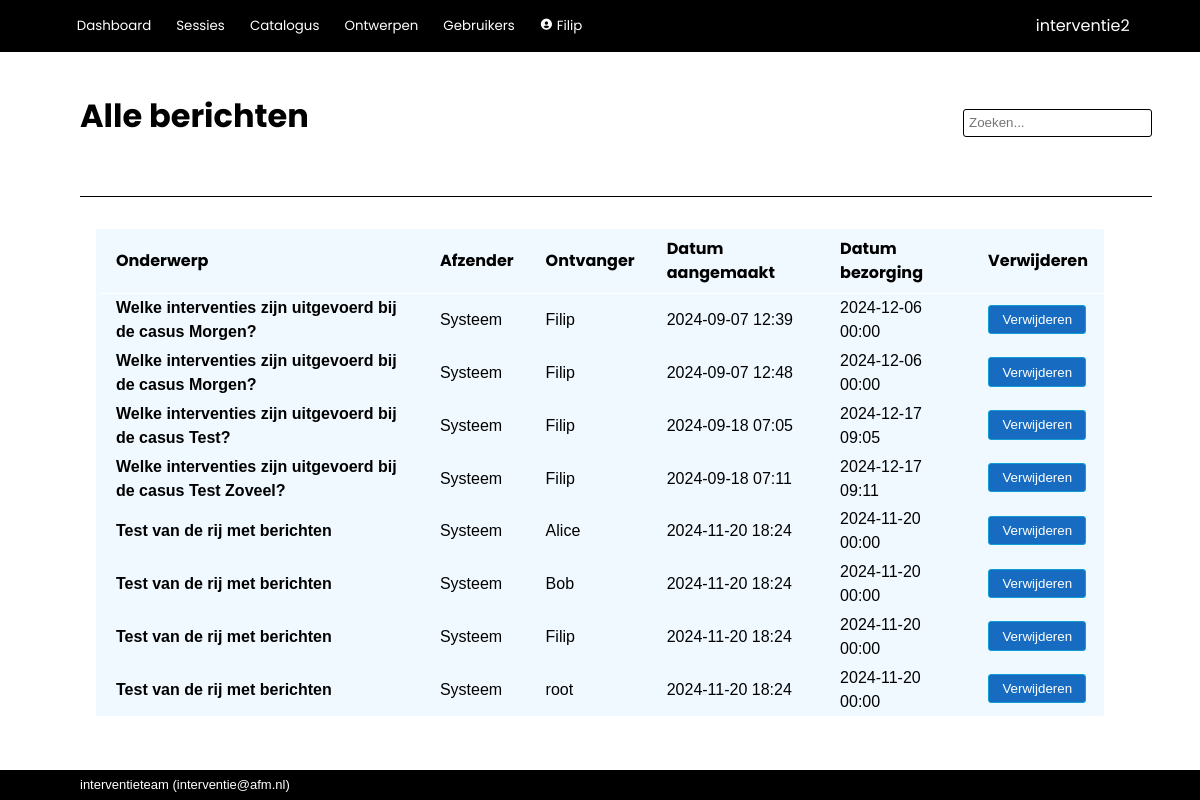
/admin/messages (signed in), run on an earlier commit of the app's database.
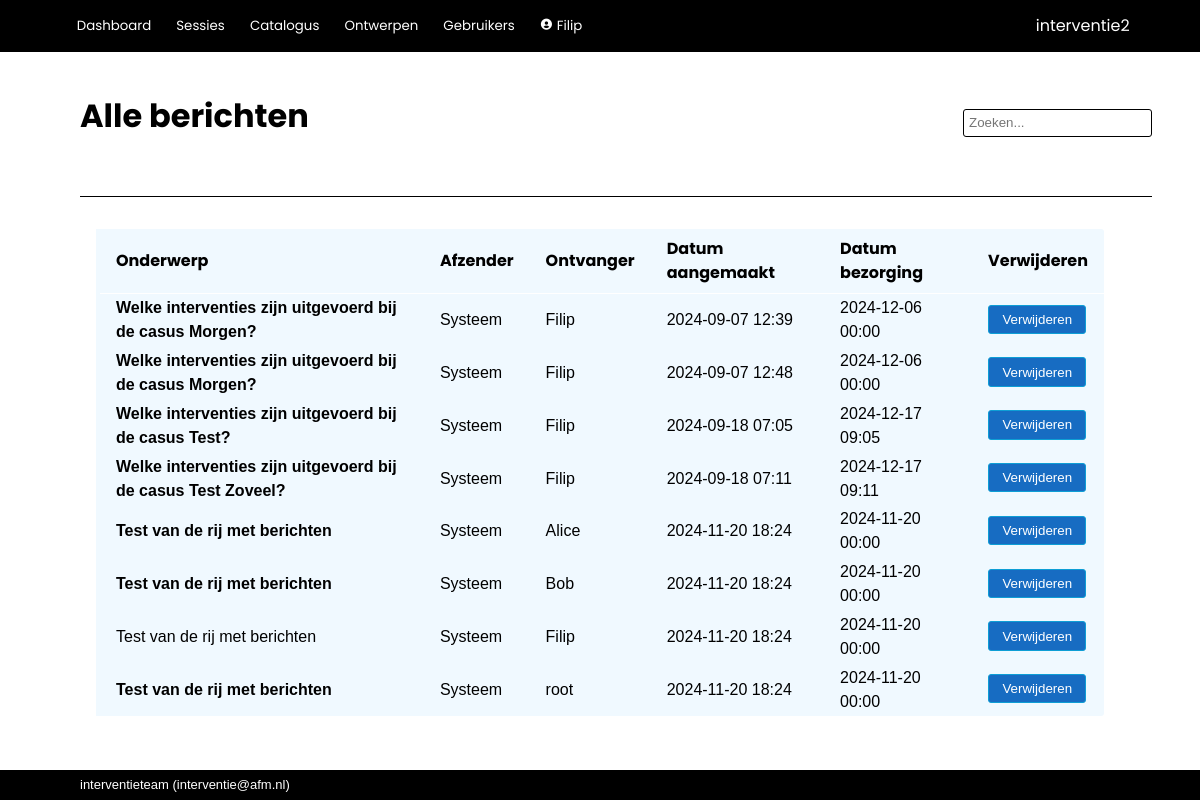
And on a later commit of the database.
### interventie2/models.py (models this page shows, shortened)
class Message(db.Model):
    __tablename__ = 'messages'
    id            = db.Column(db.Integer, primary_key=True)
    date_created  = db.Column(db.DateTime(timezone=True), server_default=func.now())
    deliver_after = db.Column(db.DateTime(timezone=True), server_default=func.now())
    subject       = db.Column(db.String(500), nullable=False, default="")
    body          = db.Column(db.String(2000), nullable=False, default="")
    sender_id     = db.Column(db.Integer, db.ForeignKey('users.id'))
    recipient_id  = db.Column(db.Integer, db.ForeignKey('users.id'), nullable=False)
    unread        = db.Column(db.Boolean, nullable=False, default=True)
    archived      = db.Column(db.Boolean, nullable=False, default=True)
    system        = db.Column(db.Boolean, nullable=False, default=True)
    sender = relationship('User', foreign_keys=[sender_id])
    recipient = relationship('User', foreign_keys=[recipient_id])

class User(db.Model, UserMixin):
    __tablename__ = 'users'
    id            = db.Column(db.Integer, primary_key=True)
    name          = db.Column(db.String(80), nullable=False, unique=True)
    password      = db.Column(db.String(200), nullable=False)
    role_id       = db.Column(db.Integer, db.ForeignKey('roles.id'), nullable=False, default=4) #references roles.id
    description   = db.Column(db.String(2000), nullable=False, default="")
    email         = db.Column(db.String(254))
    link          = db.Column(db.String(1000))
    active        = db.Column(db.Boolean, nullable=False, default=True)
    date_created  = db.Column(db.DateTime(timezone=True), server_default=func.now())
    last_seen     = db.Column(db.DateTime(timezone=True), server_default=func.now())
    role = relationship('Role')
    messages = relationship('Message', back_populates='recipient', foreign_keys="Message.recipient_id", cascade='all, delete-orphan')
    messages_sent = relationship('Message', back_populates='sender', foreign_keys="Message.sender_id")
    worksession = relationship('Worksession', back_populates='creator')
    plan = relationship('Plan', back_populates='creator')
    allowed_worksessions = relationship('Worksession', secondary='worksession_access', back_populates='allowed_users')
    owned_instruments = relationship('Instrument', back_populates='owner')
    def unread_messages(self):
        return sum(1 for message in self.messages if (message.unread) and (message.deliver_after.date() <= date.today()))
    def unread_message_alert(self):
        return self.unread_messages() > 0

### interventie2/admin/routes.py (the view)
@admin.route('/messages')
@login_required
def all_messages():
    messages = Message.query.order_by(Message.id)
    return render_template('admin/all_messages.html', messages=messages, user=current_user)

### interventie2/models.py (called while the page is built)
@login_manager.user_loader
def load_user(user_id):
    return User.query.get(user_id)

### interventie2/admin/templates/admin/all_messages.html (shortened to what this page needs)
{% extends 'base.html' %}
{% block page_title %}
    Alle berichten
{% endblock %}
{% block body %}
    <table>
        <tr>
            <th>Onderwerp</th>
            <th>Afzender</th>
            <th>Ontvanger</th>
            <th>Datum aangemaakt</th>
            <th>Datum bezorging</th>
            <th>Verwijderen</th>
        </tr>
        {% for message in messages %}
            <tr>
                <td><a href="{{ url_for('admin.message', message_id=message.id) }}" {% if message.unread %} class="unread"{% endif %}>{{ message.subject }}</a></td>
                <td>
                    {% if message.system %}
                        Systeem
                    {% else %}
                        {{ message.sender.name }}
                    {% endif %}
                </td>
                <td>{{ message.recipient.name }}</td>
                <td>{{ message.date_created.strftime('%Y-%m-%d %H:%M')}}</td>
                <td>
                        {{ message.deliver_after.strftime('%Y-%m-%d %H:%M') }}
                </td>
                <td><button>{{ macro.confirm_redirect( "Verwijderen", "Wilt u dit bericht verwijderen?", url_for('admin.delete_message', message_id=message.id) ) }}</button></td>
            </tr>
        {% endfor %}
        </table>
{% endblock %}

### interventie2/templates/jinja_macros.html (shortened to what this page needs)
{% macro confirm_redirect(link_name, message, address) %}
    <a href="#" onclick="
        var message = &quot; {{ message }} &quot; ;
        var address = &quot; {{ address }} &quot; ;
        var result = confirm(message);
        if (result == true) { window.location.href = address } ;
        return false;
        ">
        {{ link_name }}
    </a>
{%- endmacro %}

What changed in the data, as far as the page shows it:
changed Message (number 7 of 8 on the later page): unread True → False (drawn)
